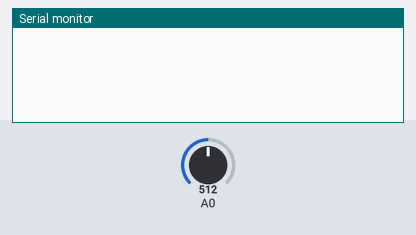
Recording of a sketch running on a simulated Arduino Uno, built with avr-gcc and run on an emulated ATmega328P. Shown: the last lines printed to the serial monitor. Inputs (shaded band) come from the test bench; at power-on: A0 = 512. WiFi joins after 1.5 s; servers stay silent unless stated; uploads are accepted with an empty reply.

Above: at 3.8 s.
3.9 s: A0 set to 686
7.8 s: A0 set to 706
At 9.2 s:
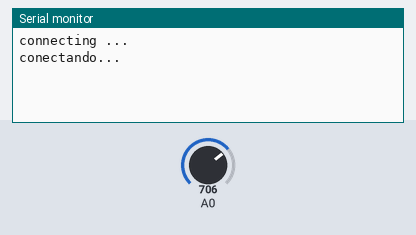
At 9.8 s:
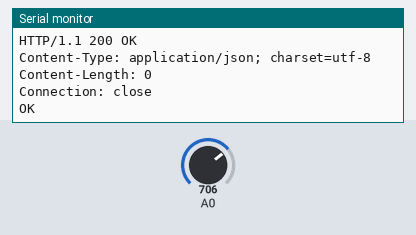

The sketch:

CR11005_20160510.ino
```cpp
#include <SPI.h>
#include <Ethernet.h>
#include <Twitter.h>

/*
 * Token twitter: 701594541090942976-nEurElfKV8QZoAdB2s8zB59kZsdOgwf
 */

// The includion of EthernetDNS is not needed in Arduino IDE 1.0 or later.
// Please uncomment below in Arduino IDE 0022 or earlier.
//#include <EthernetDNS.h>


byte mac[] = { 0x90, 0xA2, 0xDA, 0x0D, 0xDC, 0x81 };
// Dirección IP, para el acceso al servicio
//IPAddress ip(192,168,1,12);
byte ip[] = { 192, 168, 1, 12 };

// Your Token to Tweet (get it from http://arduino-tweet.appspot.com/)
Twitter twitter("701594541090942976-vfPEzULJuquGqLMknXk4QBGdOPOiVU7");

// Message to post
String msg = "Se ha superado la lectura de 3.4V. Se que no te importa pero igual queria hacertelo saber :)";

void setup()
{
  delay(1);
  Ethernet.begin(mac, ip);
  // or you can use DHCP for autoomatic IP address configuration.
  // Ethernet.begin(mac);
  Serial.begin(9600);
}

void loop()
{
  float lectura = fmap(analogRead(A0), 0, 1023, 0, 5);
  if(lectura > 3.4){
    Serial.println("connecting ...");
    tweet(msg);
  }
  delay(3000);
}

void tweet(String strMessage) {
  char msg[strMessage.length() + 1];//Mensaje a enviar cada vez que se cumpla la condicion de temperatura o humo

  strMessage.toCharArray(msg, 100);

  Serial.println("conectando...");//enviamos mensaje a pc que empezo a conectarse

  if (twitter.post(msg)) { //envia mensaje a twitter
    int status = twitter.wait(&Serial);//envia datos de la conexion con twtter al pc
    if (status == 200) {//el estado de envio es correcto
      Serial.println("OK");// envia a pc
    } else {
      Serial.print("fallo : codigo ");// si el estado es diferente algo fallo, y muestra el codigo del fallo
      Serial.println(status);// imprime el codigo del estado
    }
  } else {
    Serial.println("Fallo conexion");//fallo de conexion a internet, verificar mac, ip, gateway, y subnet
  }
}

float fmap(float x, float in_min, float in_max, float out_min, float out_max)
{
  return (x - in_min) * (out_max - out_min) / (in_max - in_min) + out_min;
}
```

Measured:
- the behaviour switches between 695 and 696 on A0 (found by bisection; images 0 and 1)
- after the input at 7.8 s, the serial monitor: prints a new line after 1.2 s (image 1)
